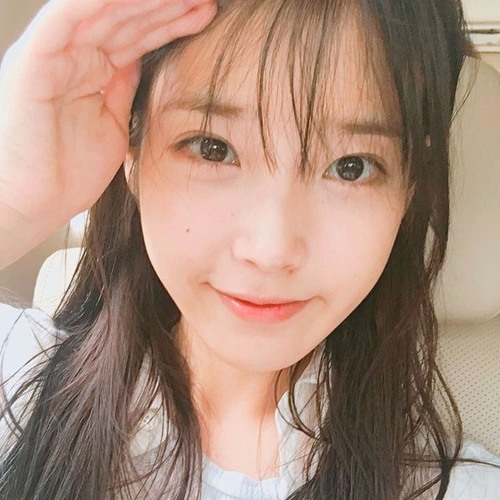
#> input picture HELLOPYTHON/day13/image/IU.jpg, 500 x 500 px
$ python mycv05size.py
#> lines starting #> are read from the running program, lines starting #| are printed output that depends on the picture
import cv2

image = cv2.imread("image/IU.jpg", cv2.IMREAD_COLOR)
#> image is the input picture: shape (500, 500, 3); mean B, G, R 125.3, 141.7, 171.6

#절대 사이즈
image_two = cv2.resize(image, dsize=(640, 480), interpolation=cv2.INTER_AREA)
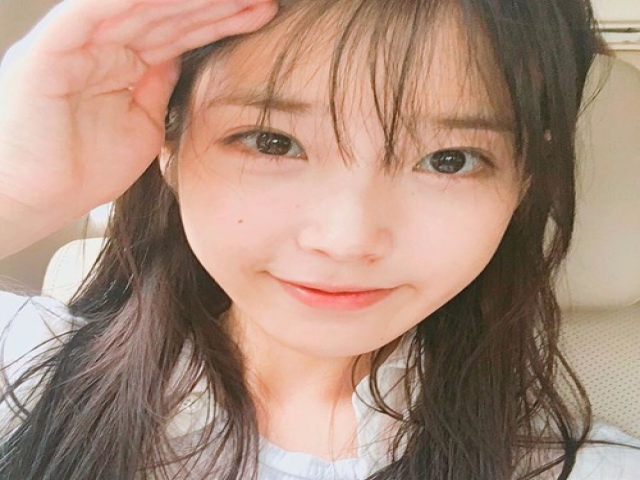
#> image_two: shape (480, 640, 3); mean B, G, R 125.2, 141.6, 171.5
#상대 사이즈
image_three= cv2.resize(image, dsize=(0, 0), fx=0.3, fy=0.7, interpolation=cv2.INTER_LINEAR)
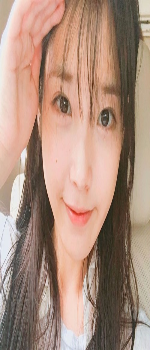
#> image_three: shape (350, 150, 3); mean B, G, R 125.2, 141.6, 171.5

cv2.imshow("original", image)
cv2.imshow("absolute", image_two)
cv2.imshow("relative", image_three)
cv2.waitKey()
cv2.destroyAllWindows()
